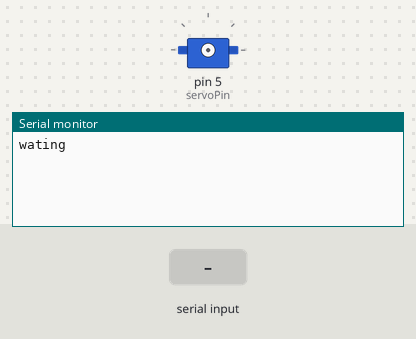
A sketch run on a simulated Arduino Uno, built with avr-gcc and run on an emulated ATmega328P. On the bench: servo, the last lines printed to the serial monitor. The inputs (shaded band) are chosen by the test bench.

Above: at 3.0 s.
3.1 s: "g90\n" received over Serial
At 4.8 s:
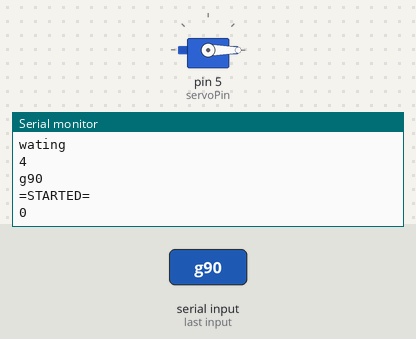
5.5 s: "s" received over Serial
At 7.3 s:
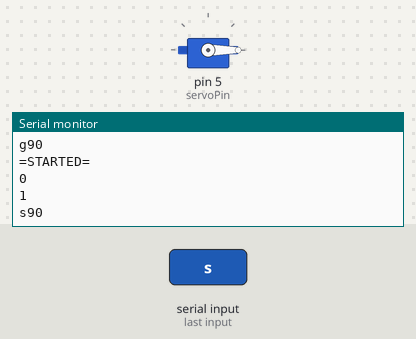
8.0 s: "90,45\n" received over Serial
At 10.2 s:
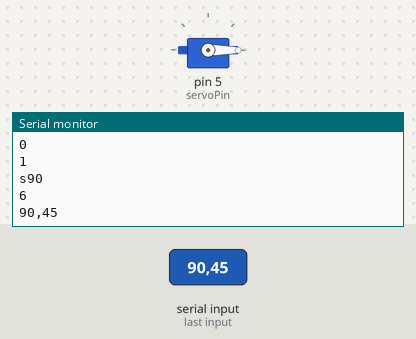
10.5 s: "g,45\n" received over Serial
At 11.9 s:
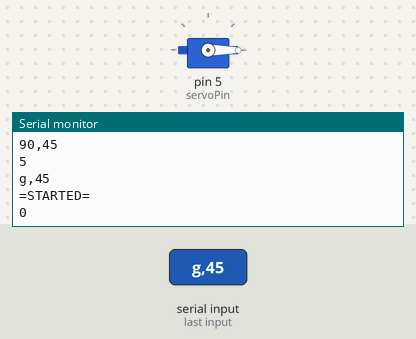
13.0 s: "s" received over Serial
At 15.5 s:
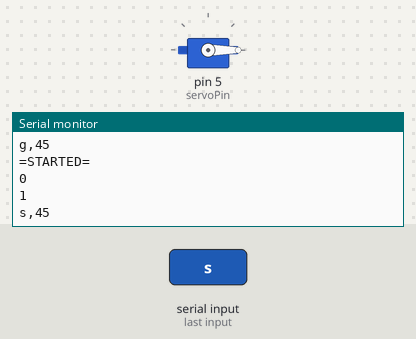
Timing chart, 0 to 16.5 s (numbered marks = the images above; inputs shaded):
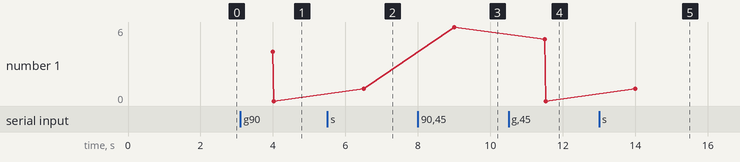

Measured:
- after the input at 3.1 s, the serial monitor: prints a new line after 0.90 s (image 1)
- after the input at 5.5 s, the serial monitor: prints a new line after 1.0 s (image 2)
- after the input at 8.0 s, the serial monitor: prints a new line after 1.0 s (image 3)
- after the input at 10.5 s, the serial monitor: prints a new line after 1.0 s (image 4)
- after the input at 13.0 s, the serial monitor: prints a new line after 1.0 s (image 5)
- plotted number 1: 0 → 1 after the input at 5.5 s, 1 → 6 after the input at 8.0 s, 6 → 0 after the input at 10.5 s, 0 → 1 after the input at 13.0 s

The sketch:

Untitled-1.ino
```cpp
#include <Servo.h>
//test
const int servoPin = 5;
char readInput[20];
int angle;
bool running = false;

Servo myservo;

void setup() {
  Serial.begin(9600);
  Serial.println("wating");
}

void loop() {
    delay(2000);
    if (Serial.available() > 0)
    {
      int availableBytes = Serial.available();
      Serial.println(availableBytes);
      for(int i = 0; i < availableBytes; i++)
      {
          readInput[i] = Serial.read();
      }
      Serial.println(readInput);
      if (readInput[0] == 'g')
      {
        Serial.println("=STARTED=");
        int spaceI = indexOf(readInput, ' ');
        angle = atoi(readInput + spaceI + 1);
        Serial.println(angle);
        running = true;
      	myservo.attach(servoPin);
      }
      else if (readInput == "s")
      {
        running = false;
        Serial.println("=STOPPED=");
        myservo.detach();
      }
    }
    if (running)
    {
      myservo.write(angle);
      delay(500);
    }
}

//return first index of specified character
//returns -1 if not foun
int indexOf(char* arr, char find)
{
  for(int i = 0; i < sizeof(arr); i++)
  {
    if(arr[i] == find)
    {
      return i;
    }
  }
  return -1;
}
```
